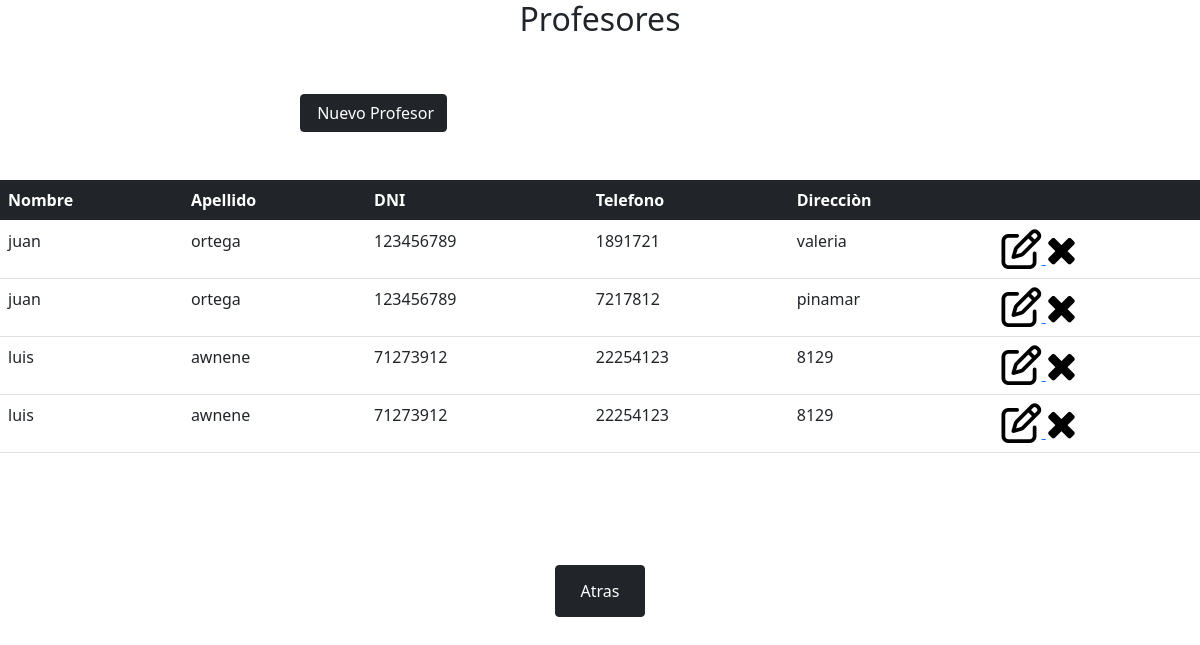
Page /abmprofesor/informacion.php on the committed database.
### tables this page shows
CREATE TABLE `profesores` (
  `idprofesor` int(11) NOT NULL,
  `dni` int(10) NOT NULL,
  `nombre` text NOT NULL,
  `apellido` text NOT NULL,
  `telefono` int(20) NOT NULL,
  `direccion` varchar(50) NOT NULL
);

### abmprofesor/clsprofesor.php (called while the page is built, shortened)
<?php
	class clsprofesor {
	public function getprofesores () {
		include ("../conexion.php");
		$consulta="select idprofesor,nombre,apellido,dni,telefono,direccion
	               from profesores
			  	  order by nombre,apellido ";
		$registro=mysqli_query($conexion, $consulta)
	              or die ("Problemas para traer todos los profesores -->".mysqli_error($conexion));
		return $registro;
	}
}
?>

### abmprofesor/informacion.php (the view, shortened to what this page needs)
<!DOCTYPE html>
<html>
    <head>
        <link href="https://cdn.jsdelivr.net/npm/bootstrap@5.0.2/dist/css/bootstrap.min.css" rel="stylesheet">
        <link rel="stylesheet" href="../../cdnjs.cloudflare.com/ajax/libs/font-awesome/4.4.0/css/font-awesome.min.css">
        <link rel="stylesheet" href="http://cdnjs.cloudflare.com/ajax/libs/font-awesome/4.4.0/css/font-awesome.min.css">
    </head>
    <body>
              <center>
                      <h2>Profesores</h2>
              </center>
              <br>
          <div class="d-grid gap-2 col-6 mx-auto">
        <a  href="formu.php?oper=1">
          <input type="button" class="btn btn-dark" value=" Nuevo Profesor">
        </a>
      </div>
      <br></br>
      <div>
          <table class="table">
              <thead class="table-dark">
                <tr>
                  <th scope="col">Nombre</th>
                  <th scope="col">Apellido</th>
                  <th scope="col">DNI</th>
                  <th scope="col">Telefono</th>
                  <th scope="col">Direcciòn</th>
                  <th scope="col"></th>
               </tr>
              </thead>
              <tbody>
              <?php
                include("clsprofesor.php");
                $profesor = new clsprofesor();
                $datosTodosLosprofesor = $profesor->getprofesores();
                while($cadaRegistro=mysqli_fetch_array($datosTodosLosprofesor, MYSQLI_ASSOC)){
                ?>
              <tr>
                <td><?php echo $cadaRegistro['nombre'] ?></td>
                <td><?php echo $cadaRegistro['apellido'] ?></td>
                <td><?php echo $cadaRegistro['dni'] ?></td>
                <td><?php echo $cadaRegistro['telefono'] ?></td>
                <td><?php echo $cadaRegistro['direccion'] ?></td>
                <td>
            <div>
                    <a href="<?php echo "formu.php?oper=".$cadaRegistro['idprofesor'] ?>" ><i class="fa fa-edit" style="font-size:40px;color:black"></i> </a>
                    <a href="formuconfirmacionprofesor.php?oper=3&idprofesor=<?php echo $cadaRegistro['idprofesor']?>&nombre=<?php echo $cadaRegistro['nombre']?>&apellido=<?php echo $cadaRegistro['apellido']?>&dni=<?php echo $cadaRegistro['dni']?>&telefono=<?php echo $cadaRegistro['telefono']?>&direccion=<?php echo $cadaRegistro['direccion']?>">
                      <i class="fa fa-remove" style="font-size:40px;color:black"></i>
                   </a>
                  </div>
                </td>
              </tr>
              <?php
                  }
              ?>
            </tbody>
          </table>
          </div>
          <br></br>
          <br></br>
          <center>
            <div class="btn btn-dark">
        <a href="../index.php" class="btn btn-dark"> Atras </a>
      </div>
          </center>
    </body>
</html>

### rows in the picture
profesores: nombre "juan", apellido "ortega", dni "123456789", telefono "1891721", direccion "valeria"
profesores: nombre "juan", apellido "ortega", dni "123456789", telefono "7217812", direccion "pinamar"
profesores: nombre "luis", apellido "awnene", dni "71273912", telefono "22254123", direccion "8129"
profesores: nombre "luis", apellido "awnene", dni "71273912", telefono "22254123", direccion "8129"
